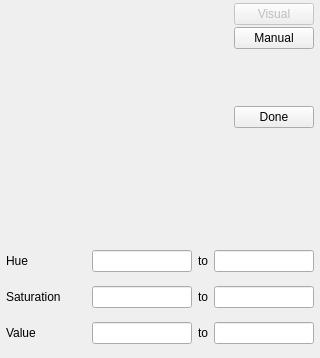
<?xml version="1.0" encoding="UTF-8"?>
<ui version="4.0">
 <class>HsvChannelConfigWidget</class>
 <widget class="QWidget" name="HsvChannelConfigWidget">
  <property name="geometry">
   <rect>
    <x>0</x>
    <y>0</y>
    <width>320</width>
    <height>358</height>
   </rect>
  </property>
  <property name="windowTitle">
   <string>HSV Channel Configuration</string>
  </property>
  <layout class="QVBoxLayout" name="verticalLayout_2" stretch="1,0,0">
   <property name="spacing">
    <number>2</number>
   </property>
   <property name="leftMargin">
    <number>6</number>
   </property>
   <property name="topMargin">
    <number>3</number>
   </property>
   <property name="rightMargin">
    <number>6</number>
   </property>
   <property name="bottomMargin">
    <number>6</number>
   </property>
   <item>
    <layout class="QHBoxLayout" name="horizontalLayout_4" stretch="1,0,0">
     <property name="spacing">
      <number>2</number>
     </property>
     <item>
      <widget class="CvWidget" name="camera" native="true">
       <property name="minimumSize">
        <size>
         <width>140</width>
         <height>100</height>
        </size>
       </property>
       <property name="maximumSize">
        <size>
         <width>160</width>
         <height>120</height>
        </size>
       </property>
      </widget>
     </item>
     <item>
      <spacer name="horizontalSpacer">
       <property name="orientation">
        <enum>Qt::Horizontal</enum>
       </property>
       <property name="sizeHint" stdset="0">
        <size>
         <width>40</width>
         <height>20</height>
        </size>
       </property>
      </spacer>
     </item>
     <item>
      <layout class="QVBoxLayout" name="verticalLayout">
       <item>
        <widget class="QPushButton" name="visualButton">
         <property name="enabled">
          <bool>false</bool>
         </property>
         <property name="text">
          <string>Visual</string>
         </property>
         <property name="icon">
          <iconset resource="../rc/icons.qrc">
           <normaloff>:/icons/color_wheel.png</normaloff>:/icons/color_wheel.png</iconset>
         </property>
        </widget>
       </item>
       <item>
        <widget class="QPushButton" name="manualButton">
         <property name="text">
          <string>Manual</string>
         </property>
         <property name="icon">
          <iconset resource="../rc/icons.qrc">
           <normaloff>:/icons/cog.png</normaloff>:/icons/cog.png</iconset>
         </property>
        </widget>
       </item>
       <item>
        <spacer name="verticalSpacer">
         <property name="orientation">
          <enum>Qt::Vertical</enum>
         </property>
         <property name="sizeHint" stdset="0">
          <size>
           <width>20</width>
           <height>40</height>
          </size>
         </property>
        </spacer>
       </item>
       <item>
        <widget class="QPushButton" name="done">
         <property name="text">
          <string>Done</string>
         </property>
         <property name="icon">
          <iconset resource="../rc/icons.qrc">
           <normaloff>:/icons/disk.png</normaloff>:/icons/disk.png</iconset>
         </property>
        </widget>
       </item>
      </layout>
     </item>
    </layout>
   </item>
   <item>
    <widget class="QHsvPicker" name="visual" native="true">
     <property name="minimumSize">
      <size>
       <width>0</width>
       <height>110</height>
      </size>
     </property>
    </widget>
   </item>
   <item>
    <widget class="QWidget" name="manual" native="true">
     <property name="minimumSize">
      <size>
       <width>0</width>
       <height>110</height>
      </size>
     </property>
     <layout class="QVBoxLayout" name="verticalLayout_3">
      <property name="spacing">
       <number>-1</number>
      </property>
      <property name="margin">
       <number>0</number>
      </property>
      <item>
       <layout class="QHBoxLayout" name="horizontalLayout">
        <item>
         <widget class="QLabel" name="label_2">
          <property name="minimumSize">
           <size>
            <width>80</width>
            <height>0</height>
           </size>
          </property>
          <property name="text">
           <string>Hue</string>
          </property>
         </widget>
        </item>
        <item>
         <widget class="LineEdit" name="bh"/>
        </item>
        <item>
         <widget class="QLabel" name="label_3">
          <property name="text">
           <string>to</string>
          </property>
          <property name="alignment">
           <set>Qt::AlignCenter</set>
          </property>
         </widget>
        </item>
        <item>
         <widget class="LineEdit" name="th"/>
        </item>
       </layout>
      </item>
      <item>
       <layout class="QHBoxLayout" name="horizontalLayout_2">
        <item>
         <widget class="QLabel" name="label_4">
          <property name="minimumSize">
           <size>
            <width>80</width>
            <height>0</height>
           </size>
          </property>
          <property name="text">
           <string>Saturation</string>
          </property>
         </widget>
        </item>
        <item>
         <widget class="LineEdit" name="bs"/>
        </item>
        <item>
         <widget class="QLabel" name="label_5">
          <property name="text">
           <string>to</string>
          </property>
          <property name="alignment">
           <set>Qt::AlignCenter</set>
          </property>
         </widget>
        </item>
        <item>
         <widget class="LineEdit" name="ts"/>
        </item>
       </layout>
      </item>
      <item>
       <layout class="QHBoxLayout" name="horizontalLayout_3">
        <item>
         <widget class="QLabel" name="label_6">
          <property name="minimumSize">
           <size>
            <width>80</width>
            <height>0</height>
           </size>
          </property>
          <property name="text">
           <string>Value</string>
          </property>
         </widget>
        </item>
        <item>
         <widget class="LineEdit" name="bv"/>
        </item>
        <item>
         <widget class="QLabel" name="label_7">
          <property name="text">
           <string>to</string>
          </property>
          <property name="alignment">
           <set>Qt::AlignCenter</set>
          </property>
         </widget>
        </item>
        <item>
         <widget class="LineEdit" name="tv"/>
        </item>
       </layout>
      </item>
     </layout>
    </widget>
   </item>
  </layout>
 </widget>
 <customwidgets>
  <customwidget>
   <class>CvWidget</class>
   <extends>QWidget</extends>
   <header>CvWidget.h</header>
   <container>1</container>
  </customwidget>
  <customwidget>
   <class>LineEdit</class>
   <extends>QLineEdit</extends>
   <header>LineEdit.h</header>
  </customwidget>
  <customwidget>
   <class>QHsvPicker</class>
   <extends>QWidget</extends>
   <header>QHsvPicker.h</header>
   <container>1</container>
  </customwidget>
 </customwidgets>
 <resources>
  <include location="../rc/icons.qrc"/>
 </resources>
 <connections/>
</ui>
